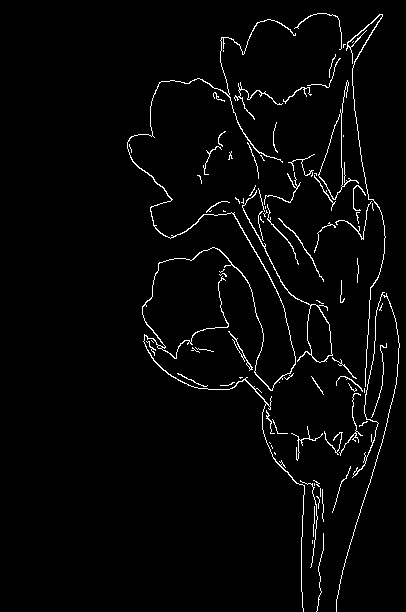
#> input picture LAB/EX3 - CV.jpg, 406 x 612 px, given in place of cv image.jpg, which was not available
$ python 'EX2 - CV.py'
#> lines starting #> are read from the running program, lines starting #| are printed output that depends on the picture
import cv2
# Read image
image = cv2.imread("cv image.jpg")
#> image is the input picture: shape (612, 406, 3); min 0, max 255, mean 6.9

# Check whether image is loaded
if image is None:
    print("Image not found!")
else:
    # Display original image
    cv2.imshow("Original Image", image)

    # Apply Gaussian Blur
    blur = cv2.GaussianBlur(image, (15, 15), 0)
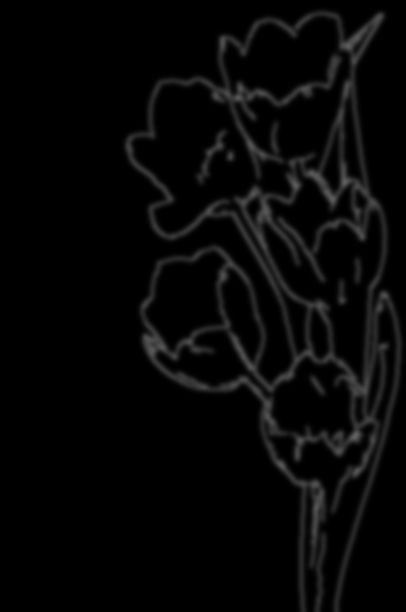
#> blur: shape (612, 406, 3); min 0, max 100, mean 6.9

    # Display blurred image
    cv2.imshow("Blurred Image", blur)

    # Save blurred image
    cv2.imwrite("EX2 - CV.jpg", blur)

$ run again, on LAB/EX4 - CV.jpg
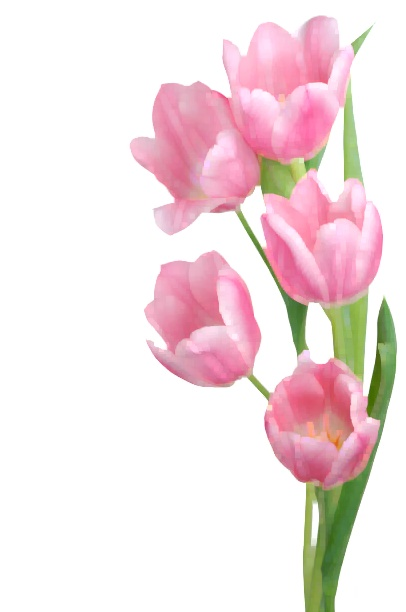
#> input picture LAB/EX4 - CV.jpg, 406 x 612 px, given in place of cv image.jpg, which was not available
#> image is the input picture: shape (612, 406, 3); mean B, G, R 227.2, 225.2, 242.5
#> `blur = cv2.GaussianBlur(image, (15, 15), 0)`:
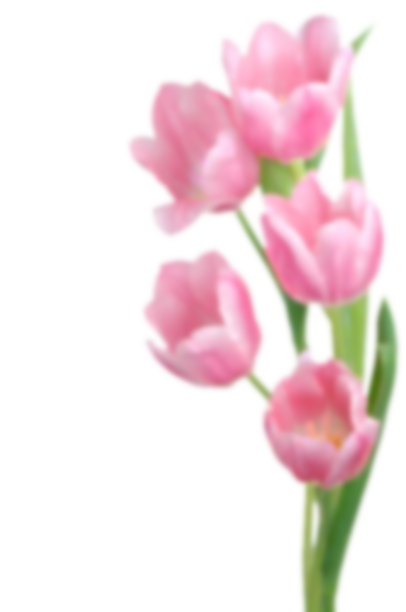
#> blur: shape (612, 406, 3); mean B, G, R 227.2, 225.2, 242.5

$ run again, on LAB/EX5 - CV.jpg
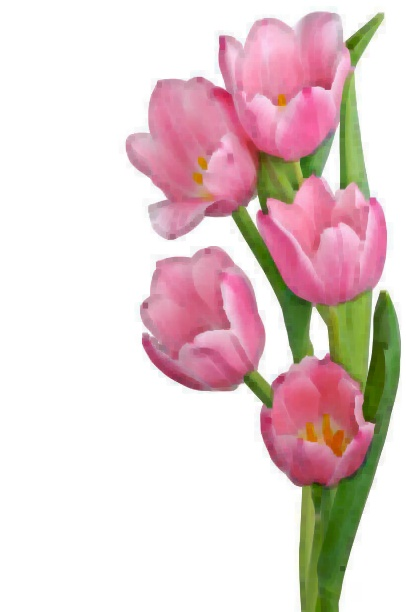
#> input picture LAB/EX5 - CV.jpg, 406 x 612 px, given in place of cv image.jpg, which was not available
#> image is the input picture: shape (612, 406, 3); mean B, G, R 208.3, 208.3, 228.7
#> `blur = cv2.GaussianBlur(image, (15, 15), 0)`:
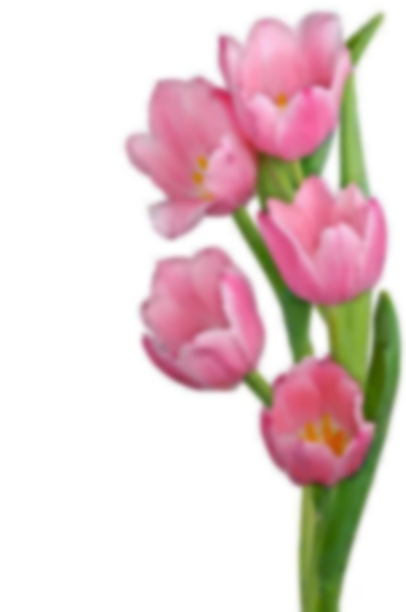
#> blur: shape (612, 406, 3); mean B, G, R 208.3, 208.3, 228.7
